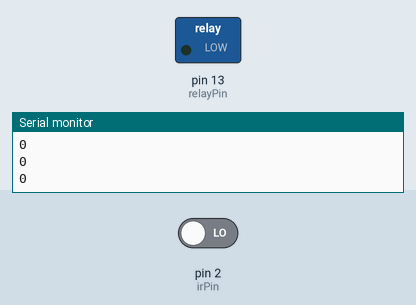
Recording of a sketch running on a simulated Arduino Uno, built with avr-gcc and run on an emulated ATmega328P. Shown: switched loads named in the sketch (green lamp = pin HIGH), the last lines printed to the serial monitor. Inputs (shaded band) come from the test bench; at power-on: pin 2 (irPin) LOW.

Above: at 1.8 s.
1.9 s: pin 2 (irPin) driven HIGH
At 3.0 s:
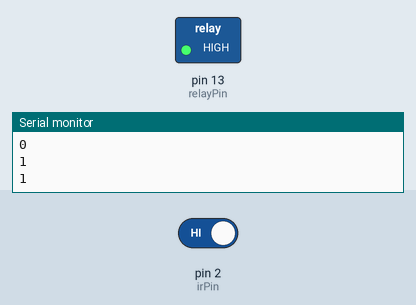
3.5 s: pin 2 (irPin) driven LOW
At 4.2 s:
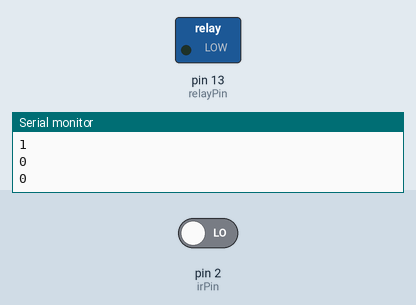
Timing chart, 0 to 6.5 s (numbered marks = the images above; inputs shaded):
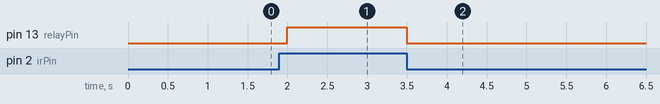

Measured:
- after the input at 1.9 s, pin 13 (relayPin): LOW → HIGH after 0.10 s
- after the input at 3.5 s, pin 13 (relayPin): HIGH → LOW at once

The sketch:

TouchlessDoorbell.ino
```cpp
int const irPin = 2;
int const relayPin = 13;

int reading;

void setup()
{
    pinMode(irPin, INPUT);                   // ir pin should be input to get sense of an object infront
    pinMode(relayPin, OUTPUT);               // relay pin is output to control relay
    digitalWrite(relayPin, HIGH);
    Serial.begin(9600);
}

void loop()
{
    reading = digitalRead(irPin);
    Serial.println(reading);                 // For serial monitor

    if (reading == HIGH) {                   // if any object is infront
          digitalWrite(relayPin, HIGH);      // Ring bell
        }
    else {
          digitalWrite(relayPin, LOW);       // Don't ring bell
        }

    delay(500);
}
```
